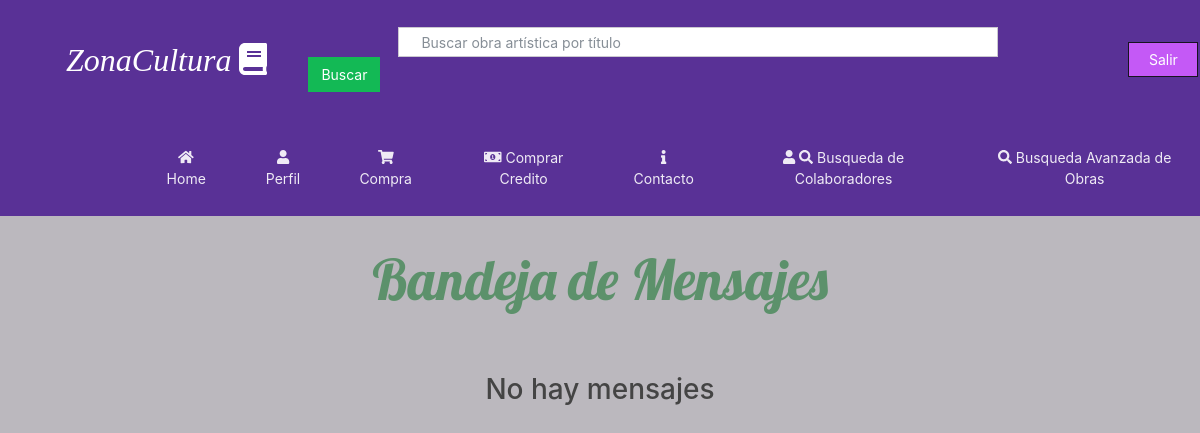
Before: /BandejaEntrada (signed in) with the older database file.
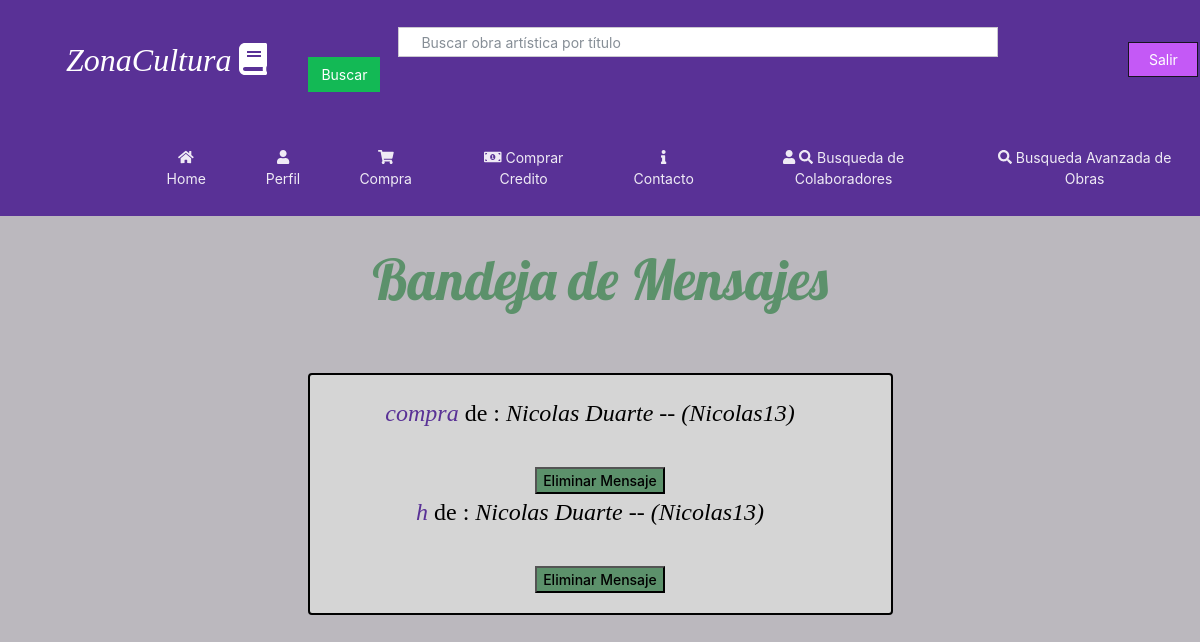
After: the same page with the newer database file.
### homePage/models.py (models this page shows)
class Mensajes (models.Model):
	Emisor=models.ForeignKey(User,on_delete=models.SET_NULL, null=True, related_name='%(class)s_Emisor')
	Receptor=models.ForeignKey(User,on_delete=models.SET_NULL, null=True, related_name='%(class)s_Pasivo')
	Titulo=models.CharField(max_length=50)
	Cuerpo=models.TextField(max_length=150)
	fecha=models.DateTimeField(default=timezone.now)

### homePage/views.py (the view)
# urls.py: path('BandejaEntrada', views.bandejaView),
@login_required(login_url='/')
def bandejaView (request):
	hayMensajes=True
	listaMensajes=Mensajes.objects.order_by('-fecha').filter(Receptor=request.user)
	for Mensaje in listaMensajes:
			aux1=str(Mensaje.pk)
			aux1=aux1.strip()
			if request.GET.get(aux1) is not None:
				Mensaje.delete()
				return redirect('/BandejaEntrada')
	if len(listaMensajes)==0:
		hayMensajes=False
	return render(request, 'Bandeja.html',{'listaMensajes':listaMensajes, 'hayMensajes':hayMensajes})

### homePage/templates/Bandeja.html (shortened to what this page needs)
{% extends 'plantillaGeneral.html' %}
{% block extrahead %}
<link rel="stylesheet" href="/static/css/perfil.css">
{% endblock %}
{% block content %}
<h1 class="heading">Bandeja de Mensajes</h1>
<center>
{% if hayMensajes == False%}
<h2>No hay mensajes</h2>
{% endif %}
{% if hayMensajes == True%}
	<div class="row">
	<div class="col col-3"></div>
	<div class="col col-6">
		<div class="container-7 conteiner">
			<center>
	{% for Mensaje in listaMensajes %}
		<p><i><font face="Trebuchet MS" size="5"><a href="/BandejaEntrada/{{Mensaje.pk}}">  {{Mensaje.Titulo}} </i></a> de :  <em>{{Mensaje.Emisor.first_name}} {{Mensaje.Emisor.last_name}} -- ({{Mensaje.Emisor.username}}) </em> </p> </font>
		<form method="get">
              <input type="submit" value="Eliminar Mensaje" name="{{Mensaje.pk}}" id="Comprar2">
        </form>
	{%endfor%}
		</center>
		</div>
	</div>
{%endif%}
</center>
{% endblock %}

Changed rows visible on the page:
added Mensajes: Titulo "compra", Emisor.first_name "Nicolas", Emisor.last_name "Duarte", Emisor.username "Nicolas13"
added Mensajes: Titulo "h", Emisor.first_name "Nicolas", Emisor.last_name "Duarte", Emisor.username "Nicolas13"
Other visible differences:
text no longer shown: "No hay mensajes"
